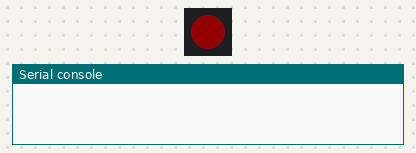
Recording of a program running on a simulated Pycom board running MicroPython. On the bench: 1 RGB LEDs in strip order, left to right, the last lines printed to the serial console. Dim RGB values are drawn brighter than linear; WiFi joins after 1.5 s; values from a settings file that is not in the repository are placeholders; web requests get an empty 200 reply after 0.4 s; a WiFi scan finds the one network the program names.

Above: at 0.1 s.
At 2.1 s:
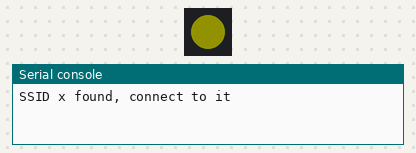
At 3.6 s:
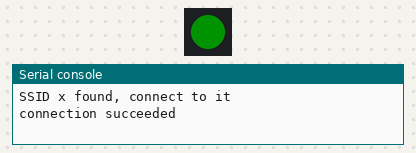
Timing chart, 0 to 5.1 s (numbered marks = the images above):
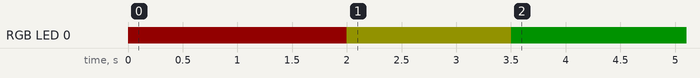

The program:

main.py
```python
import gc
import time
import urequests

# some const
from private_dweet import DW_UUID
PUBLISH_PERIOD = 15

# init
i = 0

# main loop
while True:
    # run a garbage collection
    gc.collect()
    # format and publish message
    i += 1
    # try:
    # HTTP version
    r = urequests.post("http://dweet.io/dweet/for/%s" % DW_UUID, json=dict(life=i, mem=gc.mem_free()))
    r.close()
    # HTTPS version (need more memory)
    # r = urequests.post("https://dweet.io:443/dweet/for/%s" % DW_UUID, json=dict(life=i, mem=gc.mem_free()))
    # r.close()
    # except:
    #     pass
    # wait for next loop
    time.sleep(PUBLISH_PERIOD)
```

boot.py
```python
import machine
import network
import pycom
import time

# some const
from private_wifi import WIFI_SSID, WIFI_PWD

# LED status is red
pycom.heartbeat(False)
pycom.rgbled(0x120000)

# wifi setup for pycom
wlan = network.WLAN(mode=network.WLAN.STA)
# scan available SSID
for net in wlan.scan():
    if net.ssid == WIFI_SSID:
        # LED status is yellow
        pycom.rgbled(0x121200)
        print("SSID %s found, connect to it" % WIFI_SSID)
        wlan.connect(net.ssid, auth=(net.sec, WIFI_PWD), timeout=5000)
        while not wlan.isconnected():
            # save power while waiting
            machine.idle()
        print("connection succeeded")
        break

# LED status is green
pycom.rgbled(0x001200)

# wifi setup for ESP8266
# # turn off access point interface (default is on)
# ap_if = network.WLAN(network.AP_IF)
# ap_if.active(False)
#
# # turn on station interface (default is off) and connect to WIFI_SSID
# sta_if = network.WLAN(network.STA_IF)
# sta_if.active(True)
# sta_if.connect(WIFI_SSID, WIFI_PWD)
#
# # wait for connection
# t = 0
# while True:
#     if sta_if.isconnected():
#         break
#     print("try to connect to %s (%d)" % (WIFI_SSID, t))
#     t += 1
#     time.sleep(1.0)
# print("connect to %s ok" % WIFI_SSID)
```

Measured:
- by itself, RGB LED 0: off → RGB(18, 0, 0) at 0.00 s, → RGB(18, 18, 0) 2.0 s later, → RGB(0, 18, 0) 1.5 s later
